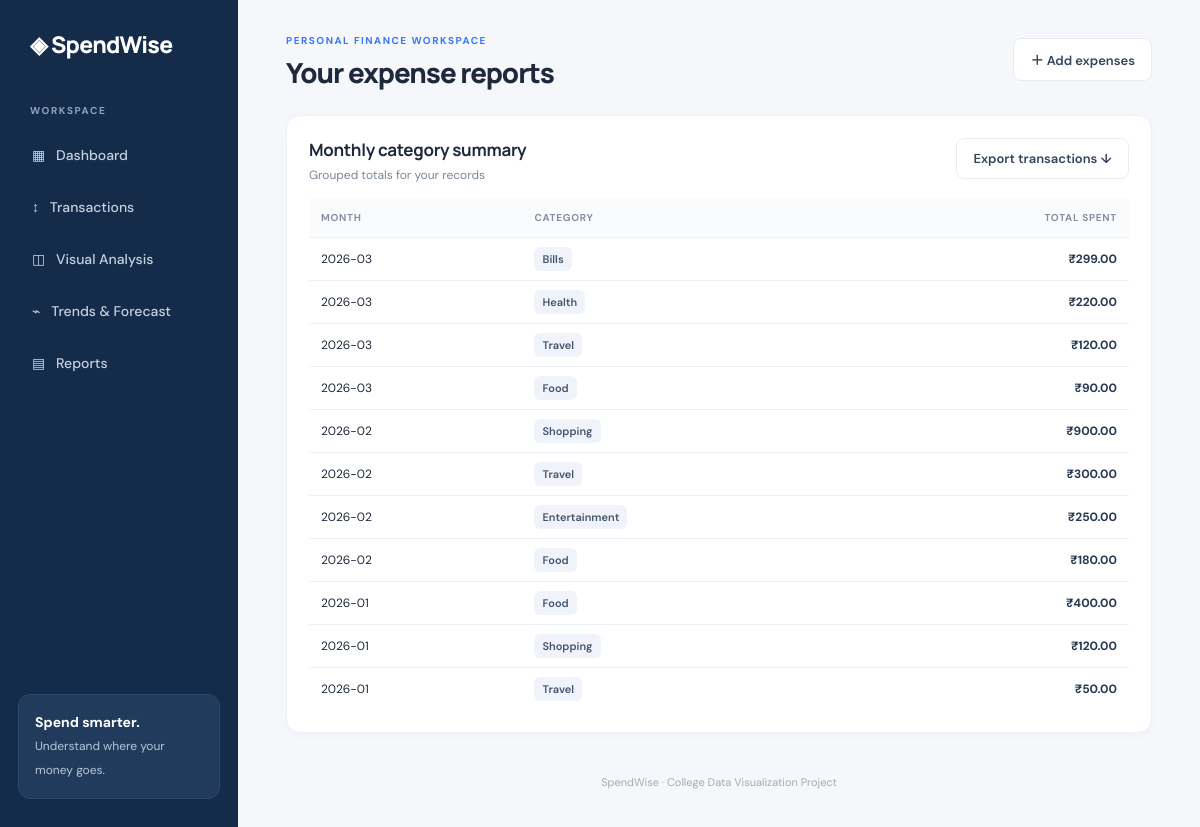
Page /reports on the committed database.
### tables this page shows
CREATE TABLE expenses (
                id INTEGER PRIMARY KEY AUTOINCREMENT,
                date TEXT NOT NULL,
                category TEXT NOT NULL,
                description TEXT DEFAULT '',
                amount REAL NOT NULL CHECK(amount >= 0),
                payment_method TEXT DEFAULT ''
            );

### app.py (the view)
@app.route("/reports")
def reports():
    with get_db() as conn:
        rows = conn.execute("""
            SELECT substr(date,1,7) AS month, category, SUM(amount) AS total
            FROM expenses GROUP BY month, category ORDER BY month DESC, total DESC
        """).fetchall()
    return render_template("reports.html", rows=rows)

### app.py (called while the page is built)
def get_db():
    conn = sqlite3.connect(DATABASE)
    conn.row_factory = sqlite3.Row
    return conn

### templates/reports.html (shortened to what this page needs)
{% extends "base.html" %}
{% block heading %}Your expense reports{% endblock %}
{% block content %}
<section class="panel"><div class="panel-head"><div><h2>Monthly category summary</h2><p>Grouped totals for your records</p></div><a class="button button-light" href="/export.csv">Export transactions ↓</a></div>
{% if rows %}<div class="table-wrap"><table><thead><tr><th>Month</th><th>Category</th><th class="right">Total spent</th></tr></thead><tbody>{% for row in rows %}<tr><td>{{ row["month"] }}</td><td><span class="category-pill">{{ row["category"] }}</span></td><td class="right amount">₹{{ "%.2f"|format(row["total"]) }}</td></tr>{% endfor %}</tbody></table></div>{% else %}<div class="empty"><h3>No report data yet</h3><p>Import or add expenses to generate a report.</p><a class="button" href="/transactions">Add expenses</a></div>{% endif %}</section>
{% endblock %}

### static/style.css (style rules this page uses)
:root { --navy:#142b49;--blue:#3978f6;--text:#1e293b;--muted:#7b8798;--line:#e8edf3;--bg:#f5f7fb;--green:#20a486 }
* { box-sizing:border-box }
body { margin:0;background:var(--bg);color:var(--text);font-family:'DM Sans',Arial,sans-serif;font-size:14px }
h1,h2,h3,p { margin-top:0 }
h2 { font:700 17px Manrope,sans-serif;letter-spacing:-.3px;margin:0 0 6px }
.panel-head p,.stat-foot,.hint,.intro-row p { color:var(--muted);font-size:12px;margin:0 }
.button { display:inline-flex;align-items:center;justify-content:center;gap:8px;border:0;border-radius:8px;background:var(--blue);color:white;padding:11px 16px;font:600 13px 'DM Sans',sans-serif;text-decoration:none;cursor:pointer;white-space:nowrap }
.button-light { background:white;color:#34445a;border:1px solid var(--line) }
.stat-card,.panel { background:white;border:1px solid #edf0f5;border-radius:14px;box-shadow:0 3px 12px #152c4a06 }
.panel { padding:22px;margin-bottom:20px;min-width:0 }
.panel-head { display:flex;align-items:flex-start;justify-content:space-between;gap:12px;margin-bottom:15px }
.table-wrap { width:100%;overflow-x:auto }
table { border-collapse:collapse;width:100%;font-size:12px;white-space:nowrap }
th { text-align:left;color:#8490a0;font-size:10px;text-transform:uppercase;letter-spacing:.7px;font-weight:700;background:#fafbfd }
th,td { padding:13px 12px;border-bottom:1px solid #edf0f4 }
tbody tr:last-child td { border-bottom:0 }
.right { text-align:right }
.amount { font-weight:700;color:#263951 }
.category-pill { background:#f0f4fa;color:#43556e;padding:5px 8px;border-radius:6px;font-size:11px;font-weight:600 }

### rows in the picture
expenses: month "2026-03", category "Bills", total "299.00"
expenses: month "2026-03", category "Health", total "220.00"
expenses: month "2026-02", category "Entertainment", total "250.00"

### other values in the picture
{{ row["month"] }} "2026-03" "2026-03" "2026-02" "2026-02" "2026-02" "2026-01" "2026-01" "2026-01"
{{ row["category"] }} "Travel" "Food" "Shopping" "Travel" "Food" "Food" "Shopping" "Travel"
{{ "%.2f"|format(row["total"]) }} "120.00" "90.00" "900.00" "300.00" "180.00" "400.00" "120.00" "50.00"
